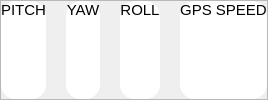
                     <widget class="QFrame" name="data_2">
                      <property name="frameShape">
                       <enum>QFrame::StyledPanel</enum>
                      </property>
                      <property name="frameShadow">
                       <enum>QFrame::Raised</enum>
                      </property>
                      <layout class="QHBoxLayout" name="horizontalLayout_13">
                       <property name="spacing">
                        <number>20</number>
                       </property>
                       <property name="leftMargin">
                        <number>0</number>
                       </property>
                       <property name="topMargin">
                        <number>0</number>
                       </property>
                       <property name="rightMargin">
                        <number>0</number>
                       </property>
                       <property name="bottomMargin">
                        <number>0</number>
                       </property>
                       <item>
                        <widget class="QFrame" name="frame_14">
                         <property name="maximumSize">
                          <size>
                           <width>16777215</width>
                           <height>16777215</height>
                          </size>
                         </property>
                         <property name="styleSheet">
                          <string notr="true">background:white;
border-radius: 15px;</string>
                         </property>
                         <property name="frameShape">
                          <enum>QFrame::StyledPanel</enum>
                         </property>
                         <property name="frameShadow">
                          <enum>QFrame::Raised</enum>
                         </property>
                         <layout class="QVBoxLayout" name="verticalLayout_61" stretch="0,1">
                          <property name="leftMargin">
                           <number>0</number>
                          </property>
                          <property name="topMargin">
                           <number>0</number>
                          </property>
                          <property name="rightMargin">
                           <number>0</number>
                          </property>
                          <property name="bottomMargin">
                           <number>0</number>
                          </property>
                          <item>
                           <widget class="QLabel" name="label_41">
                            <property name="font">
                             <font>
                              <pointsize>11</pointsize>
                             </font>
                            </property>
                            <property name="styleSheet">
                             <string notr="true">background:transparent;
border-top-left-radius: 15px;
border-top-right-radius: 15px;</string>
                            </property>
                            <property name="text">
                             <string>PITCH</string>
                            </property>
                            <property name="alignment">
                             <set>Qt::AlignCenter</set>
                            </property>
                           </widget>
                          </item>
                          <item>
                           <widget class="QFrame" name="frame_83">
                            <property name="frameShape">
                             <enum>QFrame::StyledPanel</enum>
                            </property>
                            <property name="frameShadow">
                             <enum>QFrame::Raised</enum>
                            </property>
                           </widget>
                          </item>
                         </layout>
                        </widget>
                       </item>
                       <item>
                        <widget class="QFrame" name="frame_20">
                         <property name="maximumSize">
                          <size>
                           <width>16777215</width>
                           <height>16777215</height>
                          </size>
                         </property>
                         <property name="styleSheet">
                          <string notr="true">background:white;
border-radius: 15px;</string>
                         </property>
                         <property name="frameShape">
                          <enum>QFrame::StyledPanel</enum>
                         </property>
                         <property name="frameShadow">
                          <enum>QFrame::Raised</enum>
                         </property>
                         <layout class="QVBoxLayout" name="verticalLayout_62" stretch="0,1">
                          <property name="leftMargin">
                           <number>0</number>
                          </property>
                          <property name="topMargin">
                           <number>0</number>
                          </property>
                          <property name="rightMargin">
                           <number>0</number>
                          </property>
                          <property name="bottomMargin">
                           <number>0</number>
                          </property>
                          <item>
                           <widget class="QLabel" name="label_42">
                            <property name="font">
                             <font>
                              <pointsize>11</pointsize>
                             </font>
                            </property>
                            <property name="styleSheet">
                             <string notr="true">background:transparent;
border-top-left-radius: 15px;
border-top-right-radius: 15px;</string>
                            </property>
                            <property name="text">
                             <string>YAW</string>
                            </property>
                            <property name="alignment">
                             <set>Qt::AlignCenter</set>
                            </property>
                           </widget>
                          </item>
                          <item>
                           <widget class="QFrame" name="frame_85">
                            <property name="frameShape">
                             <enum>QFrame::StyledPanel</enum>
                            </property>
                            <property name="frameShadow">
                             <enum>QFrame::Raised</enum>
                            </property>
                           </widget>
                          </item>
                         </layout>
                        </widget>
                       </item>
                       <item>
                        <widget class="QFrame" name="frame_19">
                         <property name="maximumSize">
                          <size>
                           <width>16777215</width>
                           <height>16777215</height>
                          </size>
                         </property>
                         <property name="styleSheet">
                          <string notr="true">background:white;
border-radius: 15px;</string>
                         </property>
                         <property name="frameShape">
                          <enum>QFrame::StyledPanel</enum>
                         </property>
                         <property name="frameShadow">
                          <enum>QFrame::Raised</enum>
                         </property>
                         <layout class="QVBoxLayout" name="verticalLayout_63" stretch="0,1">
                          <property name="leftMargin">
                           <number>0</number>
                          </property>
                          <property name="topMargin">
                           <number>0</number>
                          </property>
                          <property name="rightMargin">
                           <number>0</number>
                          </property>
                          <property name="bottomMargin">
                           <number>0</number>
                          </property>
                          <item>
                           <widget class="QLabel" name="label_43">
                            <property name="font">
                             <font>
                              <pointsize>11</pointsize>
                             </font>
                            </property>
                            <property name="styleSheet">
                             <string notr="true">background:transparent;
border-top-left-radius: 15px;
border-top-right-radius: 15px;</string>
                            </property>
                            <property name="text">
                             <string>ROLL</string>
                            </property>
                            <property name="alignment">
                             <set>Qt::AlignCenter</set>
                            </property>
                           </widget>
                          </item>
                          <item>
                           <widget class="QFrame" name="frame_88">
                            <property name="frameShape">
                             <enum>QFrame::StyledPanel</enum>
                            </property>
                            <property name="frameShadow">
                             <enum>QFrame::Raised</enum>
                            </property>
                           </widget>
                          </item>
                         </layout>
                        </widget>
                       </item>
                       <item>
                        <widget class="QFrame" name="frame_18">
                         <property name="maximumSize">
                          <size>
                           <width>16777215</width>
                           <height>16777215</height>
                          </size>
                         </property>
                         <property name="styleSheet">
                          <string notr="true">background:white;
border-radius: 15px;</string>
                         </property>
                         <property name="frameShape">
                          <enum>QFrame::StyledPanel</enum>
                         </property>
                         <property name="frameShadow">
                          <enum>QFrame::Raised</enum>
                         </property>
                         <layout class="QVBoxLayout" name="verticalLayout_64" stretch="0,1">
                          <property name="leftMargin">
                           <number>0</number>
                          </property>
                          <property name="topMargin">
                           <number>0</number>
                          </property>
                          <property name="rightMargin">
                           <number>0</number>
                          </property>
                          <property name="bottomMargin">
                           <number>0</number>
                          </property>
                          <item>
                           <widget class="QLabel" name="label_44">
                            <property name="font">
                             <font>
                              <pointsize>11</pointsize>
                             </font>
                            </property>
                            <property name="styleSheet">
                             <string notr="true">background:transparent;
border-top-left-radius: 15px;
border-top-right-radius: 15px;</string>
                            </property>
                            <property name="text">
                             <string>GPS SPEED</string>
                            </property>
                            <property name="alignment">
                             <set>Qt::AlignCenter</set>
                            </property>
                           </widget>
                          </item>
                          <item>
                           <widget class="QFrame" name="frame_89">
                            <property name="frameShape">
                             <enum>QFrame::StyledPanel</enum>
                            </property>
                            <property name="frameShadow">
                             <enum>QFrame::Raised</enum>
                            </property>
                           </widget>
                          </item>
                         </layout>
                        </widget>
                       </item>
                      </layout>
                     </widget>
